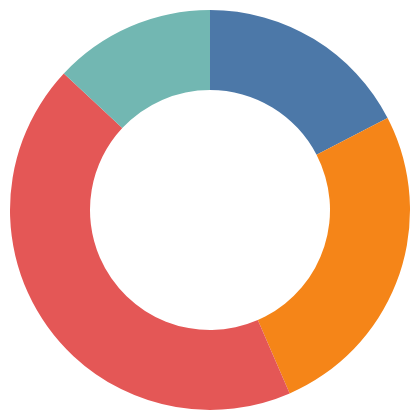

The Vega-Lite source for this figure:
### Vega-Lite specification from a JSON file in a GitHub repository (floating-point values rounded to 4 significant figures)
{"$schema": "https://vega.github.io/schema/vega-lite/v6.json", "width": 200, "height": 200, "padding": 5, "autosize": "none", "data": {"name": "table", "values": [{"cat": "A", "value": 4}, {"cat": "B", "value": 6}, {"cat": "C", "value": 10}, {"cat": "D", "value": 3}]}, "mark": {"type": "arc", "innerRadius": 60}, "encoding": {"theta": {"field": "value", "type": "quantitative"}, "color": {"field": "cat", "type": "nominal"}}}
